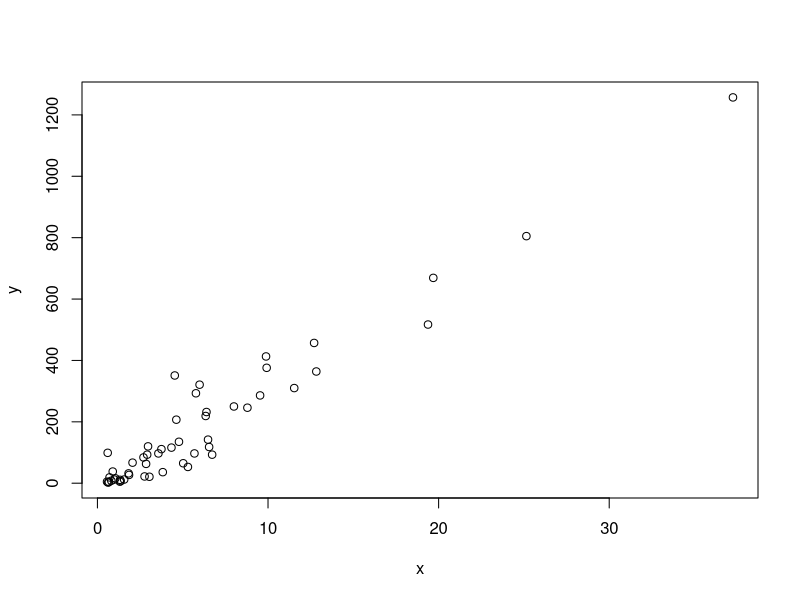
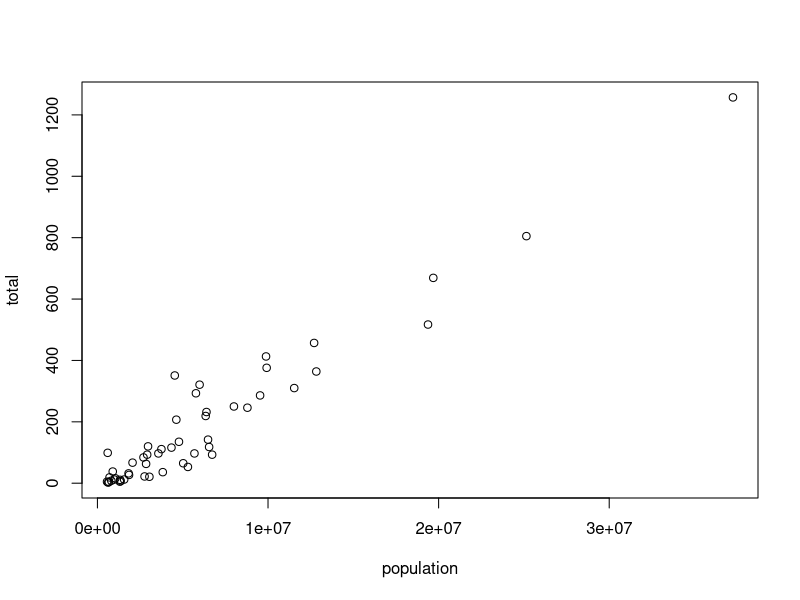
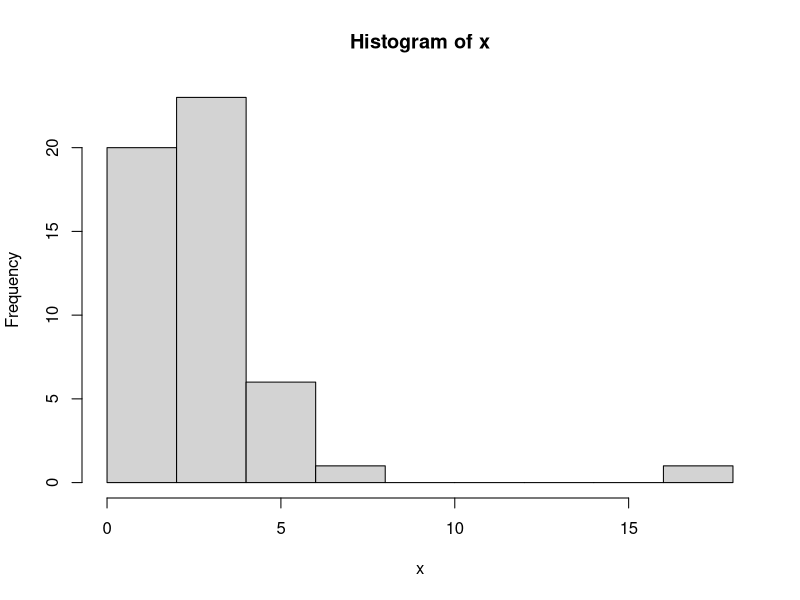
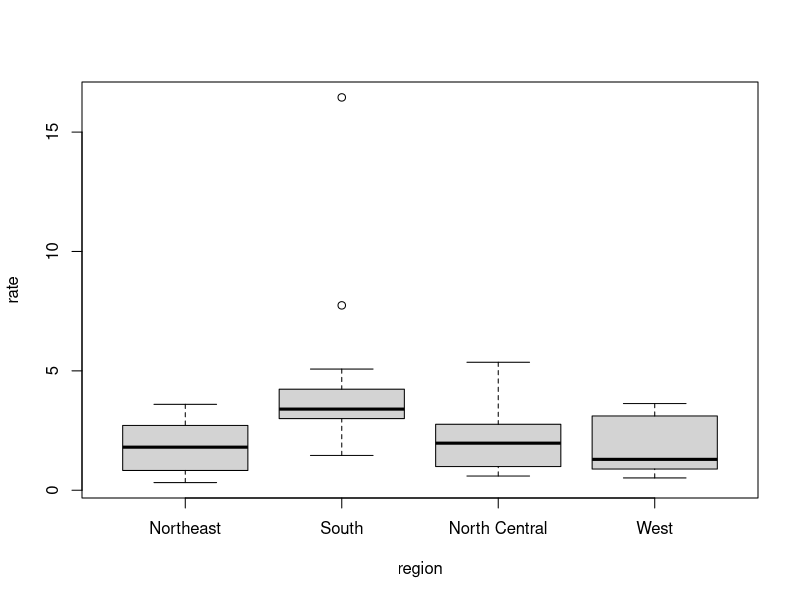
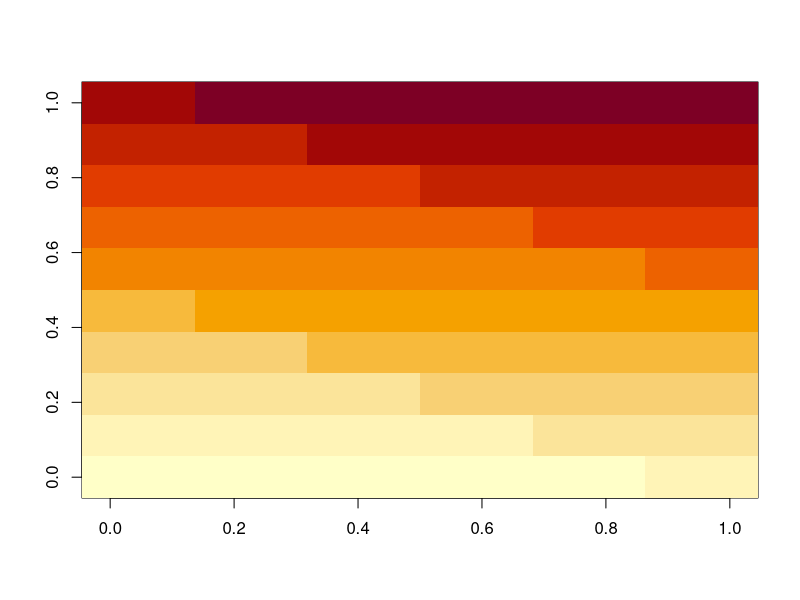
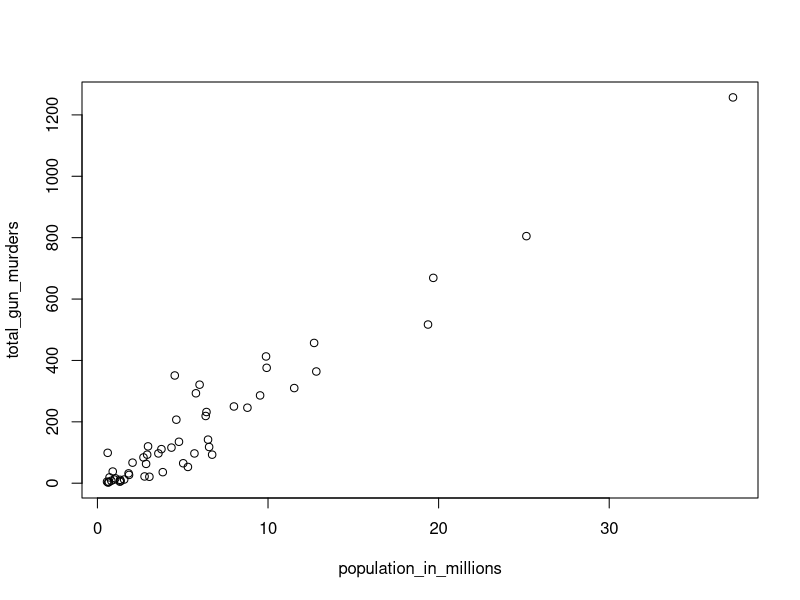
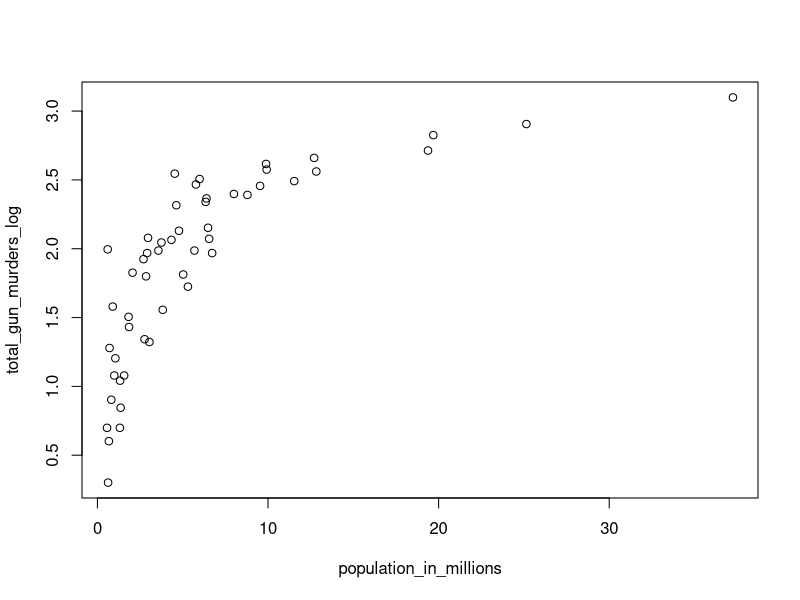
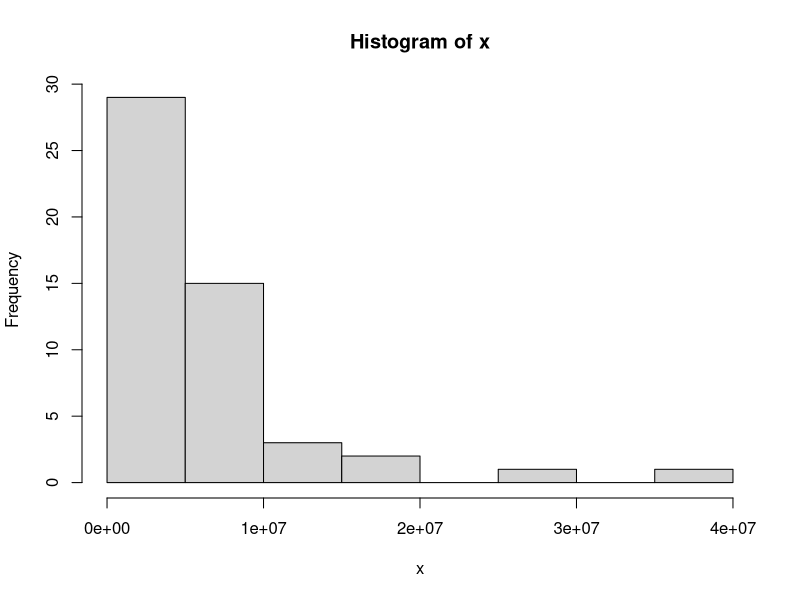

Generate these figures, in order, with R:
## ---- chunk 1
a <- 1
b <- 1
c <- -1
## ---- chunk 2
a
## ---- chunk 3
print(a)
## ---- chunk 4
ls()
## ---- chunk 5
(-b + sqrt(b^2-4*a*c))/(2*a)
(-b - sqrt(b^2-4*a*c))/(2*a)
## ---- chunk 6
log(8)
log(a)
## ---- chunk 7
help("log")
## ---- chunk 8
?log
## ---- chunk 9
args(log)
## ---- chunk 10
log(8, base=2)
## ---- chunk 11
log(x=8, base=2)
## ---- chunk 12
log(8,2)
## ---- chunk 13
log(base=2, x=8)
## ---- chunk 14
2^3
## ---- chunk 15
help("+")
## ---- chunk 16
?"+"
## ---- chunk 17
help(">")
## ---- chunk 18
?">"
## ---- chunk 19
data()
## ---- chunk 20
co2
## ---- chunk 21
pi
Inf+1
## ---- chunk 22
solution_1 <-(-b + sqrt(b^2-4*a*c))/(2*a)
solution_2 <-(-b - sqrt(b^2-4*a*c))/(2*a)
## ---- chunk 23
a <- 3
b <- 2
c <- -1
(-b + sqrt(b^2-4*a*c))/(2*a)
(-b - sqrt(b^2-4*a*c))/(2*a)
## ---- chunk 24
## Code to compute solution to quadratic equation of the form ax^2 + bx + c

## define the variables
a <- 3
b <- 2
c <- -1

## now compute the solution
(-b + sqrt(b^2-4*a*c))/(2*a)
(-b - sqrt(b^2-4*a*c))/(2*a)
## ---- chunk 25
n<-100
n*(n+1)/2
## ---- chunk 26
n<-1000
n*(n+1)/2
## ---- chunk 27
n <- 1000
x <- seq(1, n)
sum(x)
## ---- chunk 28
log(sqrt(100),base=10)
## ---- chunk 29
x <- 314
log(exp(x))
## ---- chunk 30
a<- 2
class(a)
## ---- chunk 31
install.packages("dslabs")
## ---- chunk 32
library(dslabs)
data(murders)
## ---- chunk 33
class(murders)
## ---- chunk 34
str(murders)
## ---- chunk 35
head(murders)
## ---- chunk 36
murders$population
## ---- chunk 37
names(murders)
## ---- chunk 38
pop <- murders$population
length(pop)
## ---- chunk 39
class(pop)
## ---- chunk 40
class(murders$state)
## ---- chunk 41
z <- 3==2
z
class(z)
## ---- chunk 42
?Comparison
## ---- chunk 43
class(1L)
## ---- chunk 44
class(murders$region)
## ---- chunk 45
levels(murders$region)
## ---- chunk 46
region <- murders$region
value <- murders$total
region <- reorder(region, value, FUN = sum)
levels(region)
## ---- chunk 47
record <- list()
record[['name']] <- 'John Doe'
record[['student_id']] <- 1234
record[['grades']] <- c('95','82','91','97','93')
record[['final_grade']] <- 'A'
record[['student_id']] <- 1234

record2 <- list()
record2[[1]] <- 'John Doe'
record2[[2]] <- 1234

## ---- chunk 48
record

class(record)
## ---- chunk 49
record$student_id
## ---- chunk 50
record[["student_id"]]
## ---- chunk 51
record2
## ---- chunk 52
record2[[2]]
## ---- chunk 53
mat <- matrix(1:12, 4, 3)
mat
## ---- chunk 54
mat[2,3]
## ---- chunk 55
mat[2,]
## ---- chunk 56
mat[,3]
## ---- chunk 57
mat[,2:3]
## ---- chunk 58
mat[1:2,2:3]
## ---- chunk 59
as.data.frame(mat)
## ---- chunk 60
data("murders")

murders[25, 1]
murders[2:3,]
## ---- chunk 61
library(dslabs)
data("murders")
## ---- chunk 62
str(murders)
## ---- chunk 63
a <- murders$abb
class(a)
## ---- chunk 64
b <- murders[["abb"]]
identical(a, b)
c <- murders["abb"]
identical(a, c)
## ---- chunk 65
class(murders$region)
## ---- chunk 66
length(levels(murders$region))
## ---- chunk 67
table(murders$region)
## ---- chunk 68
codes <- c(380, 124, 818)
codes
## ---- chunk 69
country <- c("italy", "canada", "egypt")
## ---- chunk 70
country <- c('italy', 'canada', 'egypt')
## ---- chunk 71
#country <- c(italy, canada, egypt)
## ---- chunk 72
codes <-c(italy = 380, canada = 124, egypt = 818)
codes
## ---- chunk 73
class(codes)
## ---- chunk 74
names(codes)
## ---- chunk 75
codes <-c("italy" = 380, "canada" = 124, "egypt" = 818)
codes
## ---- chunk 76
codes <- c(380, 124, 818)
country <- c("italy", "canada", "egypt")
names(codes) <- country
codes
## ---- chunk 77
seq(1,10)
## ---- chunk 78
seq(1,10,2)
## ---- chunk 79
1:10
## ---- chunk 80
class(1:10)
## ---- chunk 81
class(seq(1,10,0.5))
## ---- chunk 82
codes[2]
## ---- chunk 83
codes[c(1,3)]
## ---- chunk 84
codes[1:2]
## ---- chunk 85
codes["canada"]
codes[c("egypt", "italy")]
## ---- chunk 86
x <- c(1, "canada", 3)
## ---- chunk 87
x
class(x)
## ---- chunk 88
x<- 1:5
y <- as.character(x)
y
## ---- chunk 89
as.numeric(y)
## ---- chunk 90
x<-c("1", "b", "3")
as.numeric(x)
## ---- chunk 91
temp <- c(35, 88, 42, 84, 81, 30)
temp
## ---- chunk 92
city <- c("Beijing", "Lagos", "Paris", "Rio de Janeiro", "San Juan", "Toronto")
city
## ---- chunk 93
names(temp) <- city
temp
## ---- chunk 94
temp[1:3]
## ---- chunk 95
temp[c("Paris","San Juan")]

## ---- chunk 96
12:73
## ---- chunk 97
seq(1,100,2)
## ---- chunk 98
n <- seq(6, 55, 4/7)
n
length(n)
## ---- chunk 99
a <- seq(1, 10, 0.5)
class(a)
## ---- chunk 100
a <- seq(1, 10)
class(a)
## ---- chunk 101
class (a <- 1L)
## ---- chunk 102
x <- c("1", "3", "5")
## ---- chunk 103
x <- as.integer(x)
class(x)
## ---- chunk 104
library(dslabs)
data(murders)
sort(murders$total)
## ---- chunk 105
x <- c(31, 4, 15, 92, 65)
sort(x)
## ---- chunk 106
index <- order(x)
x[index]
## ---- chunk 107
x
order(x) # vector에 원래 붙어있던 index를 increasing order로 배열한 것
## ---- chunk 108
murders$state[1:6]
murders$abb[1:6]
## ---- chunk 109
ind <- order(murders$total)
murders$abb[ind]
## ---- chunk 110
max(murders$total)
## ---- chunk 111
i_max <- which.max(murders$total)
murders$state[i_max]
## ---- chunk 112
x <- c(31, 4, 15, 92, 65)
rank(x)
## ---- chunk 113
x <- c(1,2,3)
y <- c(10, 20, 30, 40, 50, 60, 70)
x + y
## ---- chunk 114
library(dslabs)
data("murders")
## ---- chunk 115
pop <- murders$population
pop <- sort(pop)
pop[1]
## ---- chunk 116
index <- order(murders$population)
index[1]
## ---- chunk 117
which.min(murders$population)
i_pop <- which.min(murders$population)
murders$population[i_pop]
## ---- chunk 118
states <- murders$state
states[i_pop]
## ---- chunk 119
temp <- c(35, 88, 42, 84, 81, 30)
city <- c("Beijing", "Lagos", "Paris", "Rio de Janeiro", 
          "San Juan", "Toronto")
city_temps <- data.frame(name = city, temperature = temp)
## ---- chunk 120
ranks <- rank(murders$population)
my_df <- data.frame(state = states, rank = ranks)
my_df
## ---- chunk 121
ranks <- rank(murders$population)
ind <- order(murders$population)
my_df <- data.frame(state = states[ind], rank = ranks[ind])
my_df
## ---- chunk 122
data("na_example")  
str(na_example)
## ---- chunk 123
mean(na_example)
## ---- chunk 124
ind <- is.na(na_example)
table(ind)
#or
sum(ind)
## ---- chunk 125
length(na_example[!ind])
print("The answer is")
mean(na_example[!ind])
## ---- chunk 126
murders$state[which.max(murders$population)]
## ---- chunk 127
inches <- c(69, 62, 66, 70, 70, 73, 67, 73, 67, 70)
## ---- chunk 128
inches * 2.54
## ---- chunk 129
inches - 69
## ---- chunk 130
murder_rate <- murders$total / murders$population * 100000
## ---- chunk 131
murders$abb[order(murder_rate)]
## ---- chunk 132
temp <- c(35, 88, 42, 84, 81, 30)
city <- c("Beijing", "Lagos", "Paris", "Rio de Janeiro", 
          "San Juan", "Toronto")
city_temps <- data.frame(name = city, temperature = temp)
## ---- chunk 133
city_temps <- data.frame(name = city, temperature = (temp -32)*5/9)
city_temps
## ---- chunk 134
a <- seq(1:100)
sum(1/a^2)
pi^2/6
## ---- chunk 135
murder_rate <- murders$total / murders$population * 100000
mean(murder_rate)
## ---- chunk 136
library(dslabs)
data("murders")
## ---- chunk 137
murder_rate <- murders$total / murders$population * 100000 
## ---- chunk 138
ind <- murder_rate < 0.71
## ---- chunk 139
ind <- murder_rate <= 0.71
## ---- chunk 140
murders$state[ind]
## ---- chunk 141
sum(ind)
## ---- chunk 142
TRUE & TRUE
TRUE & FALSE
FALSE & FALSE
## ---- chunk 143
west <- murders$region == "West"
safe <- murder_rate <= 1
## ---- chunk 144
ind <- safe & west
murders$state[ind]
## ---- chunk 145
ind <- which(murders$state == "California")
murder_rate[ind]
## ---- chunk 146
ind <- match(c("New York", "Florida", "Texas"), murders$state)
ind
## ---- chunk 147
murder_rate[ind]
## ---- chunk 148
c("Boston", "Dakota", "Washington") %in% murders$state
## ---- chunk 149
match(c("New York", "Florida", "Texas"), murders$state) # match one character and do other things 
which(murders$state %in% c("New York", "Florida", "Texas")) # match whether there is thing amoung the given vecter in order of murders$state
## ---- chunk 150
murder_rate <- murders$total / murders$population * 100000
low <- murder_rate < 1
## ---- chunk 151
which(murder_rate < 1)
## ---- chunk 152
murders$state[which(murder_rate < 1)]
## ---- chunk 153
murders$state[low & murders$region == "Northeast"]
## ---- chunk 154
average <- mean(murder_rate)
average
bel_mean <- which(murder_rate < average)
length(bel_mean)
## ---- chunk 155
ind_add <- match(c("AK", "MI", "IA"), murders$abb) # Don't forget to consider using "" in character
murders$state[ind_add]
## ---- chunk 156
right_abb <- which(murders$abb %in% c( "MA", "ME", "MI", "MO", "MU"))
murders$abb[right_abb]
## ---- chunk 157
m <-  c( "MA", "ME", "MI", "MO", "MU")
wrong_abb <- which(!m %in% murders$abb)
m[wrong_abb] 
## ---- chunk 158
x <- murders$population /10^6
y <- murders$total
plot(x, y)
## ---- chunk 159
with(murders, plot(population, total))
## ---- chunk 160
x <- with(murders, total/population * 100000)
hist(x)
## ---- chunk 161
murders$state[which.max(x)]
## ---- chunk 162
murders$rate <- with(murders, total / population * 100000) # murders$state <- 여기에 새로운 state라는 column을 추가한다는 의미
boxplot(rate~region, data = murders)
## ---- chunk 163
x <- matrix(1:120, 12, 10)
x
image(x)
## ---- chunk 164
population_in_millions <- murders$population/10^6
total_gun_murders <- murders$total
plot(population_in_millions, total_gun_murders)
## ---- chunk 165
population_in_millions <- murders$population/10^6
total_gun_murders_log <- log(murders$total, base=10)
plot(population_in_millions, total_gun_murders_log)
## ---- chunk 166
x <- with(murders, population)
hist(x)
## ---- chunk 167
boxplot(population~region, data = murders)
